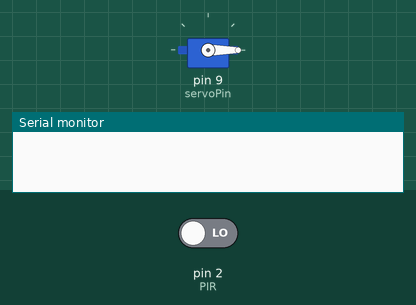
Simulated run of this sketch. Board: Arduino Uno, built with avr-gcc and run on an emulated ATmega328P. Parts: servo, the last lines printed to the serial monitor. The inputs (shaded band) are chosen by the test bench; at power-on: pin 2 (PIR) LOW.

Above: at 2.3 s.
2.4 s: pin 2 (PIR) driven HIGH
At 5.06 s:
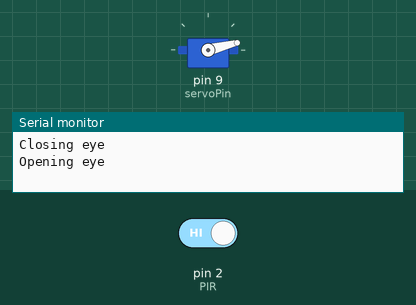
6.4 s: pin 2 (PIR) driven LOW
At 6.62 s:
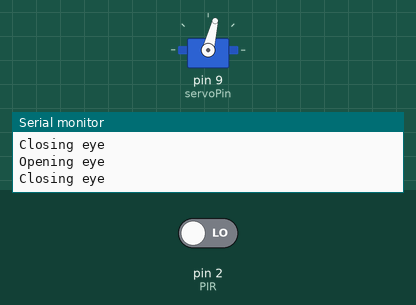
At 7.5 s:
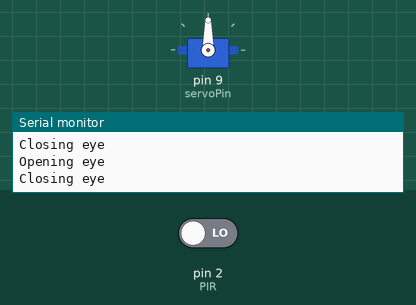
Timing chart, 0 to 9.7 s (numbered marks = the images above; inputs shaded):
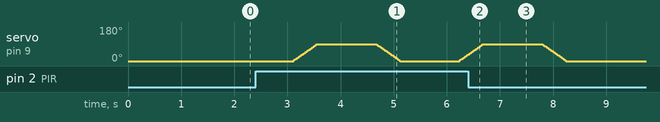

The sketch:

blinking_buddha.ino
```cpp
// servo
#include <Servo.h>
Servo myservo;
int pos = 0;
const int servoPin = 9;
const int maxServoDegrees = 90;
const int minServoDegrees = 0;

#define OPEN HIGH
#define CLOSED LOW

// PIR
const int PIR = 2;
int eyeState = OPEN;
unsigned long lastMotionAt = 0;
unsigned long finishedAt = 0;
const int servoDelay = 5;
const int servoLongDelay = 100;

void setup() {
  // PIR
  pinMode(PIR, INPUT);

  Serial.begin(9600);

  // Set up servo
  myservo.attach(servoPin);
  myservo.write(minServoDegrees);
  delay(1000);
  myservo.write(minServoDegrees);
  delay(servoLongDelay);
  myservo.detach();
}

void closeEye() {
  myservo.attach(servoPin);

  for (pos = minServoDegrees; pos <= maxServoDegrees; pos += 1) {
    // in steps of 1 degree
    myservo.write(pos);
    delay(servoDelay);
  }
  myservo.write(maxServoDegrees);
  delay(servoLongDelay);

  myservo.detach();

  eyeState = CLOSED;
}

void openEye() {
  myservo.attach(servoPin);

  for (pos = maxServoDegrees; pos >= minServoDegrees; pos -= 1) {
    myservo.write(pos);
    delay(servoDelay);
  }
  myservo.write(minServoDegrees);
  delay(servoLongDelay);

  myservo.detach();

  eyeState = OPEN;
}

void loop() {
  delay(1000);

  int movement = digitalRead(PIR);
  if (movement && OPEN == eyeState) {
    Serial.println("Closing eye");
    closeEye();
  } else if (CLOSED == eyeState) {
    Serial.println("Opening eye");
    openEye();
  }


}
```

Measured:
- after the input at 6.4 s, servo on pin 9 (servoPin): goes on until 8.2 s, then stays 0°
